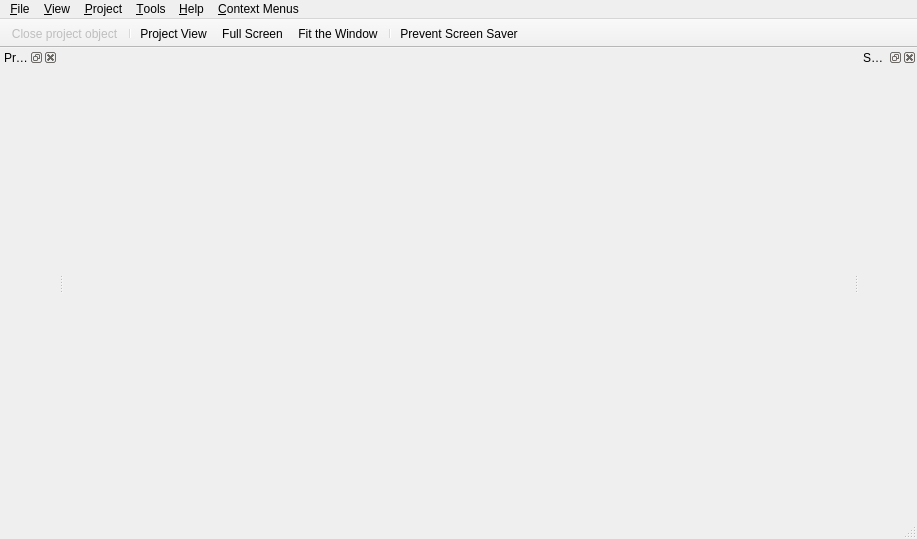
<?xml version="1.0" encoding="UTF-8"?>
<ui version="4.0">
 <class>MainWindow</class>
 <widget class="QMainWindow" name="MainWindow">
  <property name="geometry">
   <rect>
    <x>0</x>
    <y>0</y>
    <width>917</width>
    <height>539</height>
   </rect>
  </property>
  <property name="contextMenuPolicy">
   <enum>Qt::PreventContextMenu</enum>
  </property>
  <property name="windowTitle">
   <string/>
  </property>
  <widget class="QWidget" name="centralWidget">
   <layout class="QVBoxLayout" name="verticalLayout">
    <property name="spacing">
     <number>0</number>
    </property>
    <property name="leftMargin">
     <number>0</number>
    </property>
    <property name="topMargin">
     <number>0</number>
    </property>
    <property name="rightMargin">
     <number>0</number>
    </property>
    <property name="bottomMargin">
     <number>0</number>
    </property>
    <item>
     <widget class="MainViewFrame" name="mainFrame">
      <property name="sizePolicy">
       <sizepolicy hsizetype="Preferred" vsizetype="Preferred">
        <horstretch>0</horstretch>
        <verstretch>0</verstretch>
       </sizepolicy>
      </property>
      <property name="frameShape">
       <enum>QFrame::NoFrame</enum>
      </property>
      <property name="frameShadow">
       <enum>QFrame::Raised</enum>
      </property>
      <property name="lineWidth">
       <number>0</number>
      </property>
      <layout class="QVBoxLayout" name="verticalLayout_3">
       <property name="spacing">
        <number>0</number>
       </property>
       <property name="leftMargin">
        <number>0</number>
       </property>
       <property name="topMargin">
        <number>0</number>
       </property>
       <property name="rightMargin">
        <number>0</number>
       </property>
       <property name="bottomMargin">
        <number>0</number>
       </property>
      </layout>
     </widget>
    </item>
   </layout>
  </widget>
  <widget class="QMenuBar" name="menuBar">
   <property name="geometry">
    <rect>
     <x>0</x>
     <y>0</y>
     <width>917</width>
     <height>26</height>
    </rect>
   </property>
   <widget class="QMenu" name="menuFile">
    <property name="title">
     <string>&amp;File</string>
    </property>
    <addaction name="actionCloseObject"/>
    <addaction name="separator"/>
    <addaction name="actionExit"/>
   </widget>
   <widget class="QMenu" name="menuView">
    <property name="title">
     <string>&amp;View</string>
    </property>
    <addaction name="actionShowProjectView"/>
    <addaction name="actionFullScreen"/>
    <addaction name="actionFitTheWindow"/>
    <addaction name="separator"/>
    <addaction name="actionPreventScreenSaver"/>
    <addaction name="separator"/>
    <addaction name="actionSandboxVariablesMonitor"/>
   </widget>
   <widget class="QMenu" name="menuProject">
    <property name="title">
     <string>&amp;Project</string>
    </property>
    <addaction name="actionAddFolder"/>
    <addaction name="actionAddCamera"/>
    <addaction name="actionAddSandbox"/>
    <addaction name="separator"/>
    <addaction name="actionDeleteProjectObject"/>
    <addaction name="separator"/>
    <addaction name="actionProjectItemProperties"/>
   </widget>
   <widget class="QMenu" name="menuHelp">
    <property name="title">
     <string>&amp;Help</string>
    </property>
    <addaction name="actionAbout"/>
   </widget>
   <widget class="QMenu" name="menuContextMenus">
    <property name="title">
     <string>&amp;Context Menus</string>
    </property>
    <widget class="QMenu" name="menuCameraContextMenu">
     <property name="title">
      <string>Camera Context Menu</string>
     </property>
     <addaction name="actionOpenCamera"/>
     <addaction name="separator"/>
     <addaction name="actionDeleteCamera"/>
     <addaction name="separator"/>
     <addaction name="actionEditCamerasProperties"/>
    </widget>
    <widget class="QMenu" name="menuSandboxContextMenu">
     <property name="title">
      <string>Sandbox Context Menu</string>
     </property>
     <addaction name="actionOpenSandbox"/>
     <addaction name="separator"/>
     <addaction name="actionDeleteSandbox"/>
     <addaction name="separator"/>
     <addaction name="actionOpenSandboxWizard"/>
     <addaction name="actionEditSandbox"/>
    </widget>
    <addaction name="menuCameraContextMenu"/>
    <addaction name="menuSandboxContextMenu"/>
   </widget>
   <widget class="QMenu" name="menuTools">
    <property name="title">
     <string>&amp;Tools</string>
    </property>
    <addaction name="actionScriptEditor"/>
   </widget>
   <addaction name="menuFile"/>
   <addaction name="menuView"/>
   <addaction name="menuProject"/>
   <addaction name="menuTools"/>
   <addaction name="menuHelp"/>
   <addaction name="menuContextMenus"/>
  </widget>
  <widget class="QToolBar" name="mainToolBar">
   <property name="movable">
    <bool>false</bool>
   </property>
   <attribute name="toolBarArea">
    <enum>TopToolBarArea</enum>
   </attribute>
   <attribute name="toolBarBreak">
    <bool>false</bool>
   </attribute>
   <addaction name="actionCloseObject"/>
   <addaction name="separator"/>
   <addaction name="actionShowProjectView"/>
   <addaction name="actionFullScreen"/>
   <addaction name="actionFitTheWindow"/>
   <addaction name="separator"/>
   <addaction name="actionPreventScreenSaver"/>
  </widget>
  <widget class="QStatusBar" name="statusBar"/>
  <widget class="QDockWidget" name="projectTreeDockWidget">
   <property name="windowIcon">
    <iconset resource="resources.qrc">
     <normaloff>:/images/icons/view_tree.png</normaloff>:/images/icons/view_tree.png</iconset>
   </property>
   <property name="allowedAreas">
    <set>Qt::LeftDockWidgetArea|Qt::RightDockWidgetArea</set>
   </property>
   <property name="windowTitle">
    <string>Project View</string>
   </property>
   <attribute name="dockWidgetArea">
    <number>1</number>
   </attribute>
   <widget class="QWidget" name="camerasListDockContents">
    <layout class="QVBoxLayout" name="verticalLayout_2"/>
   </widget>
  </widget>
  <widget class="QDockWidget" name="sandboxVariablesDockWidget">
   <property name="windowIcon">
    <iconset resource="resources.qrc">
     <normaloff>:/images/icons/variables_list.png</normaloff>:/images/icons/variables_list.png</iconset>
   </property>
   <property name="floating">
    <bool>false</bool>
   </property>
   <property name="allowedAreas">
    <set>Qt::LeftDockWidgetArea|Qt::RightDockWidgetArea</set>
   </property>
   <property name="windowTitle">
    <string>Sandbox Variables</string>
   </property>
   <attribute name="dockWidgetArea">
    <number>2</number>
   </attribute>
   <widget class="QWidget" name="dockWidgetContents"/>
  </widget>
  <action name="actionExit">
   <property name="icon">
    <iconset resource="resources.qrc">
     <normaloff>:/images/icons/hibernate.png</normaloff>:/images/icons/hibernate.png</iconset>
   </property>
   <property name="text">
    <string>E&amp;xit</string>
   </property>
   <property name="statusTip">
    <string>Exit from the application</string>
   </property>
  </action>
  <action name="actionShowProjectView">
   <property name="checkable">
    <bool>true</bool>
   </property>
   <property name="icon">
    <iconset resource="resources.qrc">
     <normaloff>:/images/icons/view_tree.png</normaloff>:/images/icons/view_tree.png</iconset>
   </property>
   <property name="text">
    <string>&amp;Project View</string>
   </property>
   <property name="toolTip">
    <string>Show/Hide project view (F12)</string>
   </property>
   <property name="statusTip">
    <string>Show/Hide project view</string>
   </property>
   <property name="shortcut">
    <string>F12</string>
   </property>
  </action>
  <action name="actionAddFolder">
   <property name="icon">
    <iconset resource="resources.qrc">
     <normaloff>:/images/icons/folder_blue.png</normaloff>:/images/icons/folder_blue.png</iconset>
   </property>
   <property name="text">
    <string>Add &amp;Folder</string>
   </property>
   <property name="toolTip">
    <string>Add project object/folder</string>
   </property>
   <property name="statusTip">
    <string>Add new project folder/subfolder</string>
   </property>
   <property name="font">
    <font/>
   </property>
  </action>
  <action name="actionDeleteProjectObject">
   <property name="icon">
    <iconset resource="resources.qrc">
     <normaloff>:/images/icons/delete.png</normaloff>:/images/icons/delete.png</iconset>
   </property>
   <property name="text">
    <string>&amp;Delete item</string>
   </property>
   <property name="toolTip">
    <string>Delete project object</string>
   </property>
   <property name="statusTip">
    <string>Delete project object/folder</string>
   </property>
   <property name="shortcut">
    <string>Del</string>
   </property>
  </action>
  <action name="actionAddCamera">
   <property name="icon">
    <iconset resource="resources.qrc">
     <normaloff>:/images/icons/camera.png</normaloff>:/images/icons/camera.png</iconset>
   </property>
   <property name="text">
    <string>Add &amp;Camera</string>
   </property>
   <property name="toolTip">
    <string>Add new camera into the project</string>
   </property>
   <property name="statusTip">
    <string>Add new camera into the project</string>
   </property>
  </action>
  <action name="actionOpenCamera">
   <property name="icon">
    <iconset resource="resources.qrc">
     <normaloff>:/images/icons/play.png</normaloff>:/images/icons/play.png</iconset>
   </property>
   <property name="text">
    <string>&amp;Open camera</string>
   </property>
   <property name="iconText">
    <string>Open the camera</string>
   </property>
   <property name="toolTip">
    <string>Open the camera</string>
   </property>
   <property name="statusTip">
    <string>Open the camera showing its video</string>
   </property>
   <property name="font">
    <font/>
   </property>
  </action>
  <action name="actionDeleteCamera">
   <property name="icon">
    <iconset resource="resources.qrc">
     <normaloff>:/images/icons/delete.png</normaloff>:/images/icons/delete.png</iconset>
   </property>
   <property name="text">
    <string>&amp;Delete</string>
   </property>
   <property name="iconText">
    <string>Delete the camera</string>
   </property>
   <property name="toolTip">
    <string>Delete the camera</string>
   </property>
   <property name="statusTip">
    <string>Delete the camera from the project</string>
   </property>
  </action>
  <action name="actionProjectItemProperties">
   <property name="icon">
    <iconset resource="resources.qrc">
     <normaloff>:/images/icons/properties.png</normaloff>:/images/icons/properties.png</iconset>
   </property>
   <property name="text">
    <string>Edit item's properties</string>
   </property>
   <property name="toolTip">
    <string>Show project item's properties editing form</string>
   </property>
   <property name="statusTip">
    <string>Show project item's properties editing form</string>
   </property>
  </action>
  <action name="actionEditCamerasProperties">
   <property name="icon">
    <iconset resource="resources.qrc">
     <normaloff>:/images/icons/properties.png</normaloff>:/images/icons/properties.png</iconset>
   </property>
   <property name="text">
    <string>Edit camera's properties</string>
   </property>
   <property name="toolTip">
    <string>Show camera's properties editing form</string>
   </property>
   <property name="statusTip">
    <string>Show camera's properties editing form</string>
   </property>
  </action>
  <action name="actionAddSandbox">
   <property name="icon">
    <iconset resource="resources.qrc">
     <normaloff>:/images/icons/sandbox.png</normaloff>:/images/icons/sandbox.png</iconset>
   </property>
   <property name="text">
    <string>Add &amp;Sandbox</string>
   </property>
   <property name="toolTip">
    <string>Add new sandbox into the project</string>
   </property>
   <property name="statusTip">
    <string>Add new sandbox into the project</string>
   </property>
  </action>
  <action name="actionOpenSandbox">
   <property name="icon">
    <iconset resource="resources.qrc">
     <normaloff>:/images/icons/play.png</normaloff>:/images/icons/play.png</iconset>
   </property>
   <property name="text">
    <string>&amp;Open sandbox</string>
   </property>
   <property name="iconText">
    <string>Open the sandbox</string>
   </property>
   <property name="toolTip">
    <string>Open the sandbox</string>
   </property>
   <property name="statusTip">
    <string>Open the sandbox showing its default view</string>
   </property>
   <property name="font">
    <font/>
   </property>
  </action>
  <action name="actionDeleteSandbox">
   <property name="icon">
    <iconset resource="resources.qrc">
     <normaloff>:/images/icons/delete.png</normaloff>:/images/icons/delete.png</iconset>
   </property>
   <property name="text">
    <string>&amp;Delete</string>
   </property>
   <property name="toolTip">
    <string>Delete the sandbox</string>
   </property>
   <property name="statusTip">
    <string>Delete the sandbox from the project</string>
   </property>
  </action>
  <action name="actionEditSandbox">
   <property name="icon">
    <iconset resource="resources.qrc">
     <normaloff>:/images/icons/properties.png</normaloff>:/images/icons/properties.png</iconset>
   </property>
   <property name="text">
    <string>Edit sandbox</string>
   </property>
   <property name="toolTip">
    <string>Show sandbox editing form</string>
   </property>
   <property name="statusTip">
    <string>Show sandbox editing form</string>
   </property>
  </action>
  <action name="actionFullScreen">
   <property name="checkable">
    <bool>true</bool>
   </property>
   <property name="icon">
    <iconset resource="resources.qrc">
     <normaloff>:/images/icons/full_screen.png</normaloff>:/images/icons/full_screen.png</iconset>
   </property>
   <property name="text">
    <string>Full Screen</string>
   </property>
   <property name="toolTip">
    <string>Show full screen (F11)</string>
   </property>
   <property name="statusTip">
    <string>Show main view in full screen or normal mode</string>
   </property>
   <property name="shortcut">
    <string>F11</string>
   </property>
  </action>
  <action name="actionCloseObject">
   <property name="enabled">
    <bool>false</bool>
   </property>
   <property name="icon">
    <iconset resource="resources.qrc">
     <normaloff>:/images/icons/stop.png</normaloff>:/images/icons/stop.png</iconset>
   </property>
   <property name="text">
    <string>Close project object</string>
   </property>
   <property name="toolTip">
    <string>Close currently open project object (Shift + F5)</string>
   </property>
   <property name="statusTip">
    <string>Close currently open project object (video source, sandbox, etc)</string>
   </property>
   <property name="shortcut">
    <string>Shift+F5</string>
   </property>
  </action>
  <action name="actionFitTheWindow">
   <property name="checkable">
    <bool>true</bool>
   </property>
   <property name="icon">
    <iconset resource="resources.qrc">
     <normaloff>:/images/icons/fit_screen.png</normaloff>:/images/icons/fit_screen.png</iconset>
   </property>
   <property name="text">
    <string>Fit the Window</string>
   </property>
   <property name="toolTip">
    <string>Fit the view to the window (F10)</string>
   </property>
   <property name="statusTip">
    <string>Fit the current view to the size of the window</string>
   </property>
   <property name="shortcut">
    <string>F10</string>
   </property>
  </action>
  <action name="actionAbout">
   <property name="icon">
    <iconset resource="resources.qrc">
     <normaloff>:/images/icons/idea.png</normaloff>:/images/icons/idea.png</iconset>
   </property>
   <property name="text">
    <string>&amp;About ...</string>
   </property>
   <property name="statusTip">
    <string>About the program ...</string>
   </property>
  </action>
  <action name="actionOpenSandboxWizard">
   <property name="icon">
    <iconset resource="resources.qrc">
     <normaloff>:/images/icons/wizard.png</normaloff>:/images/icons/wizard.png</iconset>
   </property>
   <property name="text">
    <string>Sandbox wizard</string>
   </property>
   <property name="toolTip">
    <string>Open sandbox wizard</string>
   </property>
   <property name="statusTip">
    <string>Open sandbox wizard dialog</string>
   </property>
  </action>
  <action name="actionScriptEditor">
   <property name="icon">
    <iconset resource="resources.qrc">
     <normaloff>:/images/icons/script_file.png</normaloff>:/images/icons/script_file.png</iconset>
   </property>
   <property name="text">
    <string>Scripts &amp;Editor</string>
   </property>
   <property name="iconText">
    <string>Script editor</string>
   </property>
   <property name="toolTip">
    <string>Open scripts' editor</string>
   </property>
   <property name="statusTip">
    <string>Open built-in scripts' editor</string>
   </property>
   <property name="shortcut">
    <string>Ctrl+E</string>
   </property>
  </action>
  <action name="actionPreventScreenSaver">
   <property name="checkable">
    <bool>true</bool>
   </property>
   <property name="icon">
    <iconset resource="resources.qrc">
     <normaloff>:/images/icons/prevent_screen_saver.png</normaloff>:/images/icons/prevent_screen_saver.png</iconset>
   </property>
   <property name="text">
    <string>Prevent Screen Saver</string>
   </property>
   <property name="toolTip">
    <string>Prevent screen saver from starting</string>
   </property>
   <property name="statusTip">
    <string>Don't allow screen saver or system sleep when running camera/sandbox</string>
   </property>
  </action>
  <action name="actionSandboxVariablesMonitor">
   <property name="checkable">
    <bool>true</bool>
   </property>
   <property name="icon">
    <iconset resource="resources.qrc">
     <normaloff>:/images/icons/variables_list.png</normaloff>:/images/icons/variables_list.png</iconset>
   </property>
   <property name="text">
    <string>Sandbox Variables</string>
   </property>
   <property name="toolTip">
    <string>Show sandbox variables monitor (F3)</string>
   </property>
   <property name="statusTip">
    <string>Show/Hide list of sandbox variables</string>
   </property>
   <property name="shortcut">
    <string>F3</string>
   </property>
  </action>
 </widget>
 <layoutdefault spacing="6" margin="11"/>
 <customwidgets>
  <customwidget>
   <class>MainViewFrame</class>
   <extends>QFrame</extends>
   <header>MainViewFrame.hpp</header>
   <container>1</container>
  </customwidget>
 </customwidgets>
 <resources>
  <include location="resources.qrc"/>
 </resources>
 <connections/>
</ui>
